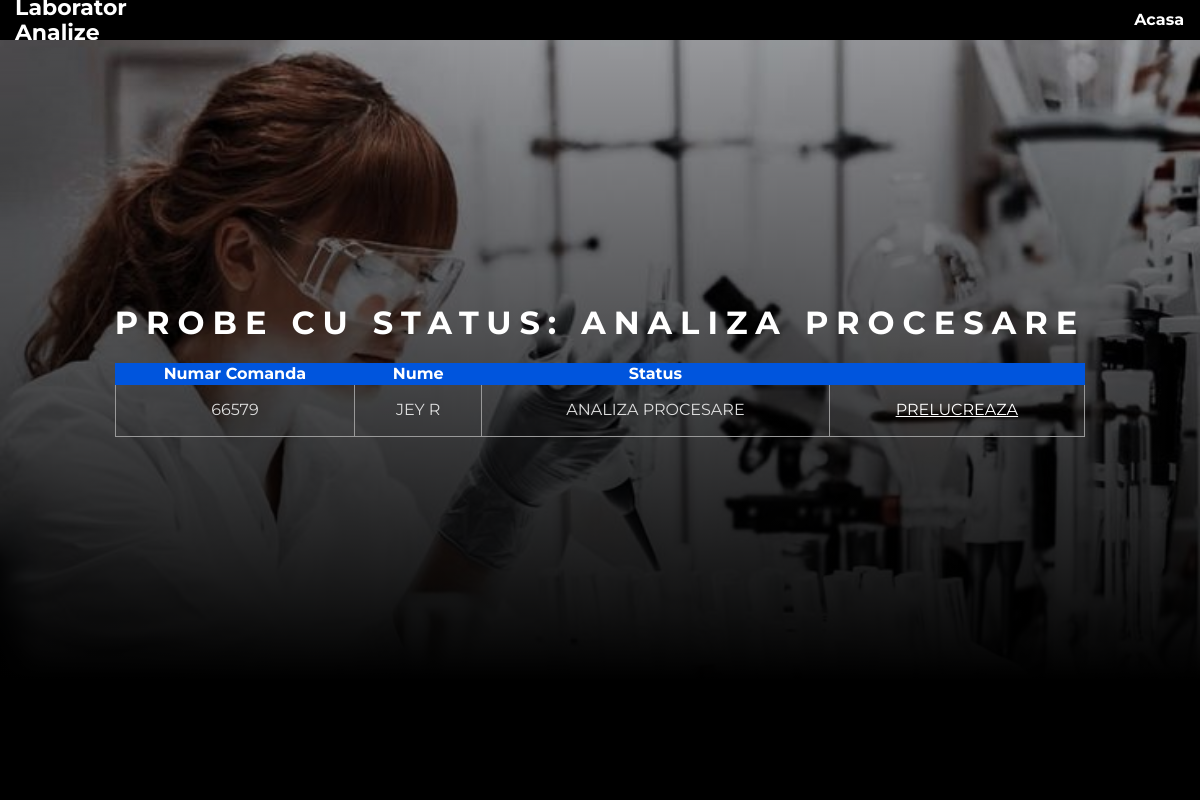
Screenshot of /public/doctor/probe/statusanalizaprocesare.php with the database file from the repository.
### tables this page shows
CREATE TABLE `probe` (
  `id` int(11) NOT NULL,
  `proba_sn` int(10) NOT NULL,
  `analiza_nume` varchar(255) NOT NULL,
  `pacient_nume` varchar(255) NOT NULL,
  `doctor_nume` varchar(255) NOT NULL,
  `frigider_nume` varchar(255) NOT NULL,
  `sertar_numar` int(10) NOT NULL,
  `locatie_nume` varchar(255) NOT NULL,
  `analiza_calitate` varchar(255) NOT NULL,
  `rezultat` varchar(255) NOT NULL,
  `status` varchar(255) NOT NULL
);

### privat/functii.php (called while the page is built, shortened)
<?php
function url_for($script_path) {
  return WWW_ROOT . $script_path;
}
?>

### public/doctor/probe/statusanalizaprocesare.php (the view, shortened to what this page needs)
<?php require_once('../../../privat/initializare.php'); ?>
<?php
$status = 'ANALIZA PROCESARE';
$sql = "SELECT * FROM probe ";
$sql .="WHERE status='" . $status . "' ";
$sql .="ORDER BY id ASC";
$result = mysqli_query($db, $sql);
?>
<!DOCTYPE html>
<html lang="en">
<head>
    <link href="../../css/normalize.css" rel="stylesheet" >
    <link href="../css/style.css" rel="stylesheet" >
</head>
<body>
<header class="main-header">
        <div>
            <a href="#" class="main-header__brand"> Laborator Analize</a>
        </div>
        <nav class="main-nav">
            <ul class="main-nav__items">
                <li class="main-nav__item">
                    <a href="<?php echo url_for('/doctor/probe/statusprobe.php'); ?>" >Acasa</a>
                </li>
            </ul>
        </nav>
    </header>
    <div class="wrapper" id="test">
        <div class="side left">
            <div class="image pacient"></div>
            <div class="caption">
                <h1>Probe cu status: Analiza Procesare</h1>
                <table class="lista">
                    <tr>
                        <th>Numar Comanda</th>
                        <th>Nume</th>
                        <th>Status</th>
                        <th>&nbsp</th>
                    </tr>
                <?php while($proba = mysqli_fetch_assoc($result)) {?>
                    <tr>
                        <td><?php echo $proba['proba_sn']; ?></td>
                        <td><?php echo $proba['pacient_nume']; ?> </td>
                        <td><?php echo $proba['status']; ?></td>
                        <td><a class="link_culoare" href="<?php echo url_for('/doctor/probe/prelucrareanalizaprocesare.php?id=' . $proba['id']); ?>">Prelucreaza</a> </td>
                    </tr>
                <?php };?>
                </table>
            </div>
        </div>
    </div>
    <footer class="main-footer">
        <nav>
            <ul class="main-footer__links">
            </ul>
        </nav>
    </footer>
</body>
</html>

### public/doctor/css/style.css (style rules this page uses)
body { font-family: 'Montserrat', sans-serif; }
.main-header { display:flex; width:100%; height:5vh; background-color: #000; color:#fff; top:0; left:0; align-items:center; justify-content: center; }
.main-header > div { display: inline-block; vertical-align: middle; padding-left:15px; }
.main-header__brand { color: #fff; text-decoration: none; font-weight: bold; font-size: 22px; }
.main-nav { display: inline-block; text-align: right; width: calc(100% - 74px); vertical-align: middle; }
.main-nav__items { margin: 0; padding: 0; list-style: none; }
.main-nav__item { display: inline-block; margin: 0 16px; }
.main-nav__item a { text-decoration: none; color: #fff; font-weight: bold; padding: 3px 0; }
.main-footer { display:flex; width:100%; height:15vh; background-color:#000; color:#fff; align-items:flex-end; justify-content:flex-end; }
.main-footer__links { list-style: none; margin: 0; padding: 0; text-align: center; }
.wrapper .left { width:100%; height:90vh; position:relative; display:flex; align-items:center; justify-content: center; overflow: hidden; }
.wrapper .image { width: 100%; height: 100%; background-size:cover; background-position: center; position:absolute; top:0; left:0; transition: 0.25s ease all; }
.pacient { background:url('../../img/logindoctor.jpg'); }
.wrapper .side::before { background: linear-gradient(0deg, rgba(0,0,0,1) 0%, rgba(0,0,0,0.13769257703081228) 100%); width:100%; height:100%; position:absolute; top:0; left:0; z-index:1; content:''; display:block; }
.wrapper .caption { position:relative; z-index:10; color:#fff; text-align:center; }
.wrapper .caption h1 { text-transform: uppercase; letter-spacing:0.25em; }
@media screen and (min-width:800px) { .wrapper { display:flex; } }
@media screen and (min-width:800px) { .wrapper .left { width:100%; height:80vh; align-items:center; justify-content: center; overflow: hidden; } }
.wrapper .caption table { border-collapse: collapse; vertical-align: top; }
.wrapper .caption table.lista { width: 100%; }
td { border: 1px solid #999999; padding: 1rem; text-align: center; text-transform: uppercase; color:#ddd; }
.link_culoare { color:#aaa; }
.wrapper .caption .lista tr th { border: 1px solid #0055DD; background: #0055DD; color: white; text-align: center; }

### rows the page displays
probe: proba_sn "66579", pacient_nume "JEY R", status "ANALIZA PROCESARE"
